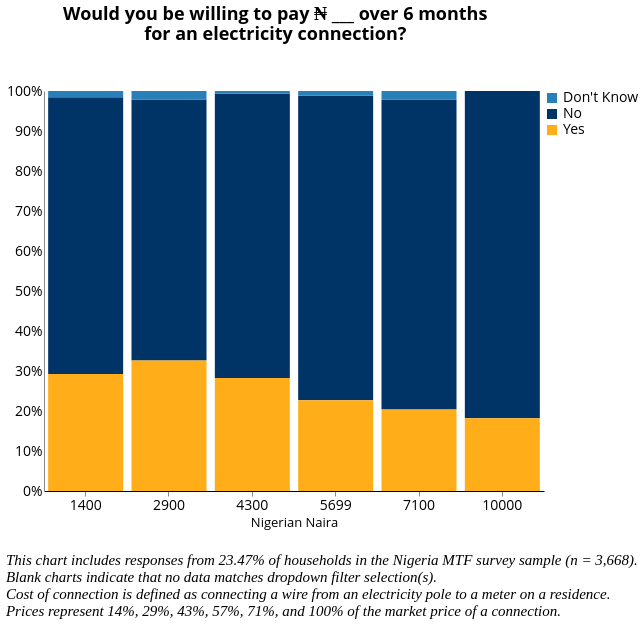

Write the Vega-Lite specification saved for this chart.
### Vega-Lite specification from a JSON file in a GitHub repository (floating-point values rounded to 4 significant figures; data arrays with more than 128 entries replaced by an {"elided": "..."} marker saying what was removed)
{"width": 800, "height": 400, "config": {"title": {"fontSize": 18, "font": "Open Sans", "anchor": "center", "fontColor": "#000000"}, "axisX": {"domain": true, "domainColor": "#000000", "grid": false, "labelFont": "Open Sans", "labelFontSize": 14, "titleFont": "Open Sans", "titleFontSize": 13, "titleFontWeight": "normal", "title": "X Axis Title (units)", "labelAngle": 0}, "axisY": {"domain": true, "grid": false, "gridColor": "#DEDDDD", "gridWidth": 1, "labelFont": "Open Sans", "labelFontSize": 14, "labelAngle": 0, "ticks": false, "titleFont": "Open Sans", "titleFontSize": 14, "titleFontWeight": "normal", "titlePadding": 10, "title": "Y Axis Title (units)"}, "range": {"category": ["#2980B9", "#003366", "#FFAE19", "#FF4500", "#438B28", "#45B39D", "#99ADC1", "#212F3C"]}, "legend": {"labelFont": "Open Sans", "labelFontSize": 14, "symbolType": "square", "symbolSize": 100, "titleFont": "Open Sans", "titleFontSize": 14, "titleFontWeight": "normal", "title": "Legend", "orient": "right", "offset": 0}, "tooltip": {"font": "Open Sans"}, "font": {"font": "Open Sans"}, "view": {"stroke": "transparent", "text": {"font": "Open Sans", "color": ["#2980B9", "#003366", "#FFAE19", "#FF4500", "#438B28", "#45B39D", "#99ADC1", "#212F3C"], "fontSize": 14, "align": "right", "fontWeight": 400, "size": 14}, "bar": {"size": 40, "binSpacing": 1, "continuousBandSize": 30, "discreteBandSize": 30, "fill": ["#2980B9", "#003366", "#FFAE19", "#FF4500", "#438B28", "#45B39D", "#99ADC1", "#212F3C"], "stroke": false}}}, "concat": [{"mark": "bar", "encoding": {"color": {"field": "d_5", "type": "nominal"}, "x": {"axis": {"title": "Nigerian Naira"}, "field": "d_amount", "type": "nominal"}, "y": {"aggregate": "sum", "axis": {"format": ".0%", "title": ""}, "field": "pct", "stack": "normalize", "type": "quantitative"}}, "height": 400, "selection": {"selector006": {"type": "single", "fields": ["i19a"], "bind": {"input": "select", "options": [null, "Wood purchased", "Wood collected", "Crop Residue/Plant Biomass", "Kerosene", "Charcoal", "LPG/cooking gas", "Electric", "Charcoal Briquettes", "Garbage", "Piped Natural Gas", "Coal Briquette", "Biomass Briquette", "Other, specify", "Coal/lignite"], "labels": ["All Responses", "Wood purchased", "Wood collected", "Crop Residue/Plant Biomass", "Kerosene", "Charcoal", "LPG/cooking gas", "Electric", "Charcoal Briquettes", "Garbage", "Piped Natural Gas", "Coal Briquette", "Biomass Briquette", "Other", "Coal/lignite"], "name": "Primary Source of Cooking Fuel  "}}, "selector005": {"type": "single", "fields": ["primary_stove"], "bind": {"input": "select", "options": [null, "3-Stone/Open Fire Stove", "Koresone Stove", "Missing Data", "Manufactured Stove Traditional", "LPG/Natural Gas Stove", "Electric Stove"], "labels": ["All Responses", "3-Stone/Open Fire Stove", "Kerosene Stove", "Primary Stove Not Listed", "Manufactured Stove Traditional", "LPG/Natural Gas Stove", "Electric Stove"], "name": "Primary Stove  "}}, "selector004": {"type": "single", "fields": ["locality"], "bind": {"input": "select", "options": [null, 0, 1], "labels": ["National", "Urban", "Rural"], "name": "Locality Breakdown  "}}}, "title": {"text": ["Would you be willing to pay ₦ ___ over 6 months", "for an electricity connection?"], "color": "black", "subtitleColor": "black", "offset": 40}, "transform": [{"joinaggregate": [{"op": "count", "as": "total"}]}, {"calculate": "1 / datum.total", "as": "pct"}, {"filter": {"selection": "selector006"}}, {"filter": {"selection": "selector005"}}, {"filter": {"selection": "selector004"}}], "width": 500}], "data": {"name": "data-db5331febf420f9a134160e51039cd7e"}, "title": {"text": ["", "", "This chart includes responses from 23.47% of households in the Nigeria MTF survey sample (n = 3,668).", "Blank charts indicate that no data matches dropdown filter selection(s).", "Cost of connection is defined as connecting a wire from an electricity pole to a meter on a residence.", "Prices represent 14%, 29%, 43%, 57%, 71%, and 100% of the market price of a connection."], "anchor": "start", "baseline": "bottom", "font": "Times New Roman", "fontSize": 15, "fontStyle": "italic", "fontWeight": "normal", "orient": "bottom"}, "$schema": "https://vega.github.io/schema/vega-lite/v4.17.0.json", "datasets": {"data-db5331febf420f9a134160e51039cd7e": {"elided": "861 records"}}}
